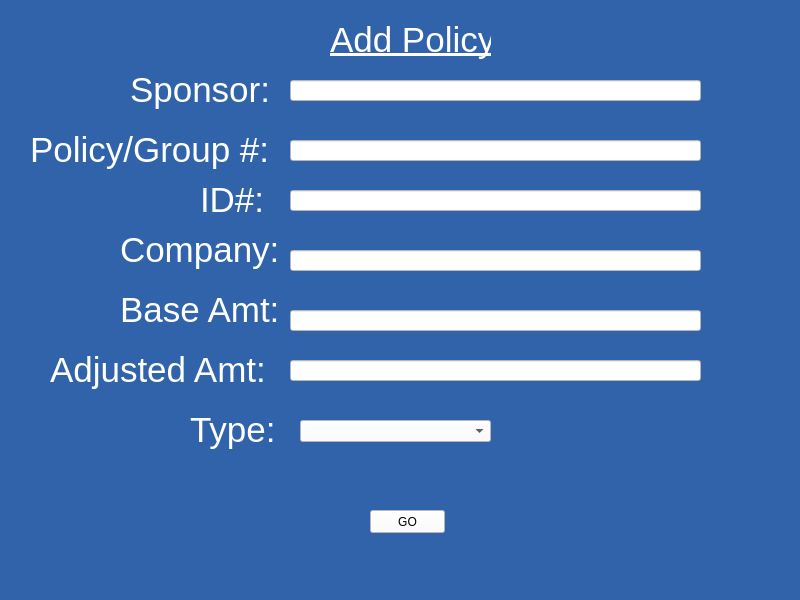
<?xml version="1.0" encoding="UTF-8"?>
<ui version="4.0">
 <class>mainAddPolicy</class>
 <widget class="QMainWindow" name="mainAddPolicy">
  <property name="geometry">
   <rect>
    <x>0</x>
    <y>0</y>
    <width>800</width>
    <height>600</height>
   </rect>
  </property>
  <property name="windowTitle">
   <string>Add Policy</string>
  </property>
  <property name="autoFillBackground">
   <bool>false</bool>
  </property>
  <property name="styleSheet">
   <string notr="true">background-color:rgb(49, 99, 170)</string>
  </property>
  <widget class="QWidget" name="centralwidget">
   <widget class="QLabel" name="label">
    <property name="geometry">
     <rect>
      <x>130</x>
      <y>60</y>
      <width>141</width>
      <height>61</height>
     </rect>
    </property>
    <property name="text">
     <string>&lt;html&gt;&lt;head/&gt;&lt;body&gt;&lt;p&gt;&lt;span style=&quot; font-size:26pt; color:#ffffff;&quot;&gt;Sponsor:&lt;/span&gt;&lt;/p&gt;&lt;/body&gt;&lt;/html&gt;</string>
    </property>
   </widget>
   <widget class="QLabel" name="label_2">
    <property name="geometry">
     <rect>
      <x>30</x>
      <y>120</y>
      <width>251</width>
      <height>61</height>
     </rect>
    </property>
    <property name="text">
     <string>&lt;html&gt;&lt;head/&gt;&lt;body&gt;&lt;p&gt;&lt;span style=&quot; font-size:26pt; color:#ffffff;&quot;&gt;Policy/Group #:&lt;/span&gt;&lt;/p&gt;&lt;/body&gt;&lt;/html&gt;</string>
    </property>
   </widget>
   <widget class="QLabel" name="label_3">
    <property name="geometry">
     <rect>
      <x>200</x>
      <y>170</y>
      <width>71</width>
      <height>61</height>
     </rect>
    </property>
    <property name="text">
     <string>&lt;html&gt;&lt;head/&gt;&lt;body&gt;&lt;p&gt;&lt;span style=&quot; font-size:26pt; color:#ffffff;&quot;&gt;ID#:&lt;/span&gt;&lt;/p&gt;&lt;/body&gt;&lt;/html&gt;</string>
    </property>
   </widget>
   <widget class="QLabel" name="label_4">
    <property name="geometry">
     <rect>
      <x>120</x>
      <y>220</y>
      <width>161</width>
      <height>61</height>
     </rect>
    </property>
    <property name="text">
     <string>&lt;html&gt;&lt;head/&gt;&lt;body&gt;&lt;p&gt;&lt;span style=&quot; font-size:26pt; color:#ffffff;&quot;&gt;Company:&lt;/span&gt;&lt;/p&gt;&lt;/body&gt;&lt;/html&gt;</string>
    </property>
   </widget>
   <widget class="QLabel" name="label_5">
    <property name="geometry">
     <rect>
      <x>120</x>
      <y>280</y>
      <width>161</width>
      <height>61</height>
     </rect>
    </property>
    <property name="text">
     <string>&lt;html&gt;&lt;head/&gt;&lt;body&gt;&lt;p&gt;&lt;span style=&quot; font-size:26pt; color:#ffffff;&quot;&gt;Base Amt:&lt;/span&gt;&lt;/p&gt;&lt;/body&gt;&lt;/html&gt;</string>
    </property>
   </widget>
   <widget class="QLabel" name="label_6">
    <property name="geometry">
     <rect>
      <x>50</x>
      <y>340</y>
      <width>221</width>
      <height>61</height>
     </rect>
    </property>
    <property name="text">
     <string>&lt;html&gt;&lt;head/&gt;&lt;body&gt;&lt;p&gt;&lt;span style=&quot; font-size:26pt; color:#ffffff;&quot;&gt;Adjusted Amt:&lt;/span&gt;&lt;/p&gt;&lt;/body&gt;&lt;/html&gt;</string>
    </property>
   </widget>
   <widget class="QLabel" name="label_7">
    <property name="geometry">
     <rect>
      <x>190</x>
      <y>400</y>
      <width>101</width>
      <height>61</height>
     </rect>
    </property>
    <property name="text">
     <string>&lt;html&gt;&lt;head/&gt;&lt;body&gt;&lt;p&gt;&lt;span style=&quot; font-size:26pt; color:#ffffff;&quot;&gt;Type:&lt;/span&gt;&lt;/p&gt;&lt;/body&gt;&lt;/html&gt;</string>
    </property>
   </widget>
   <widget class="QLineEdit" name="leSponsor">
    <property name="geometry">
     <rect>
      <x>290</x>
      <y>80</y>
      <width>411</width>
      <height>21</height>
     </rect>
    </property>
    <property name="autoFillBackground">
     <bool>false</bool>
    </property>
    <property name="styleSheet">
     <string notr="true">background-color:#FFFFFF;</string>
    </property>
   </widget>
   <widget class="QLineEdit" name="lePolicy">
    <property name="geometry">
     <rect>
      <x>290</x>
      <y>140</y>
      <width>411</width>
      <height>21</height>
     </rect>
    </property>
    <property name="styleSheet">
     <string notr="true">background-color:#FFFFFF;</string>
    </property>
   </widget>
   <widget class="QLineEdit" name="leID">
    <property name="geometry">
     <rect>
      <x>290</x>
      <y>190</y>
      <width>411</width>
      <height>21</height>
     </rect>
    </property>
    <property name="styleSheet">
     <string notr="true">background-color:#FFFFFF</string>
    </property>
   </widget>
   <widget class="QLineEdit" name="leCompany">
    <property name="geometry">
     <rect>
      <x>290</x>
      <y>250</y>
      <width>411</width>
      <height>21</height>
     </rect>
    </property>
    <property name="autoFillBackground">
     <bool>false</bool>
    </property>
    <property name="styleSheet">
     <string notr="true">background-color:#FFFFFF;</string>
    </property>
   </widget>
   <widget class="QLineEdit" name="leBaseAmt">
    <property name="geometry">
     <rect>
      <x>290</x>
      <y>310</y>
      <width>411</width>
      <height>21</height>
     </rect>
    </property>
    <property name="styleSheet">
     <string notr="true">background-color:#FFFFFF;</string>
    </property>
   </widget>
   <widget class="QLineEdit" name="leAdjustedAmt">
    <property name="geometry">
     <rect>
      <x>290</x>
      <y>360</y>
      <width>411</width>
      <height>21</height>
     </rect>
    </property>
    <property name="styleSheet">
     <string notr="true">background-color:#FFFFFF;</string>
    </property>
   </widget>
   <widget class="QLabel" name="lblMainLogo">
    <property name="geometry">
     <rect>
      <x>650</x>
      <y>460</y>
      <width>141</width>
      <height>111</height>
     </rect>
    </property>
    <property name="text">
     <string/>
    </property>
    <property name="pixmap">
     <pixmap>ids-white.png</pixmap>
    </property>
    <property name="scaledContents">
     <bool>true</bool>
    </property>
   </widget>
   <widget class="QComboBox" name="combobType">
    <property name="geometry">
     <rect>
      <x>300</x>
      <y>420</y>
      <width>191</width>
      <height>22</height>
     </rect>
    </property>
    <property name="styleSheet">
     <string notr="true">background-color:#FFFFFF;</string>
    </property>
   </widget>
   <widget class="QPushButton" name="btnGoPolicy">
    <property name="geometry">
     <rect>
      <x>370</x>
      <y>510</y>
      <width>75</width>
      <height>23</height>
     </rect>
    </property>
    <property name="styleSheet">
     <string notr="true">background-color:#FFFFFF;</string>
    </property>
    <property name="text">
     <string>GO</string>
    </property>
   </widget>
   <widget class="QLabel" name="label_9">
    <property name="geometry">
     <rect>
      <x>330</x>
      <y>20</y>
      <width>161</width>
      <height>41</height>
     </rect>
    </property>
    <property name="text">
     <string>&lt;html&gt;&lt;head/&gt;&lt;body&gt;&lt;p&gt;&lt;span style=&quot; font-size:26pt; text-decoration: underline; color:#ffffff;&quot;&gt;Add Policy&lt;/span&gt;&lt;/p&gt;&lt;/body&gt;&lt;/html&gt;</string>
    </property>
   </widget>
  </widget>
  <widget class="QStatusBar" name="statusbar"/>
 </widget>
 <resources/>
 <connections/>
</ui>
